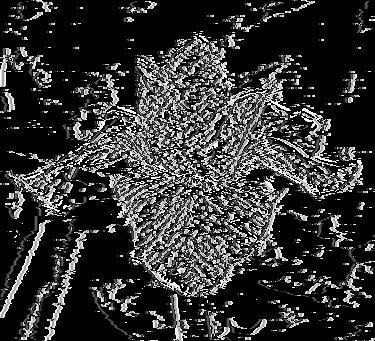
#> input picture a1/derivative_iris.jpg, 375 x 341 px
$ python -i assignment1.py   (imports and definitions only)
#> lines starting #> are read from the running program, lines starting #| are printed output that depends on the picture
import cv2 as cv
import numpy as np
from scipy.ndimage import filters
from matplotlib import pyplot as plt
from scipy import signal
#Question 1
# [44 lines left out: functions imfilter, correlate, gaussian_filter, not called in this run]

#Question 7
def d_gaussian_filter(file):
#> called with file = 'derivative_iris.jpg'
    img = cv.imread(file)
#> img is the input picture: shape (341, 375, 3); min 0, max 255, mean 52
    if img.shape[2] == 3:
        img = cv.cvtColor(img, cv.COLOR_BGR2GRAY)
#> img: shape (341, 375)
    new = filters.gaussian_filter(img,3,1)
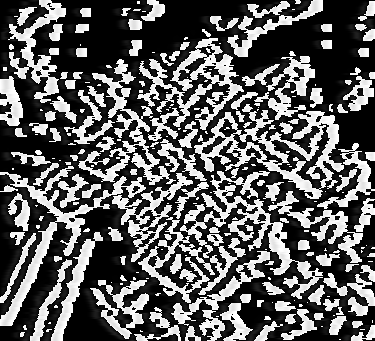
#> new: shape (341, 375); min 0, max 255, mean 95.4
    cv.imwrite('derivative_'+file,new)

# [36 lines left out: functions laplacian, laplacian_scipy, find_waldo, canny, not called in this run]

>>> result = d_gaussian_filter('derivative_iris.jpg')

$ run again, on a1/derivative_portrait.jpg
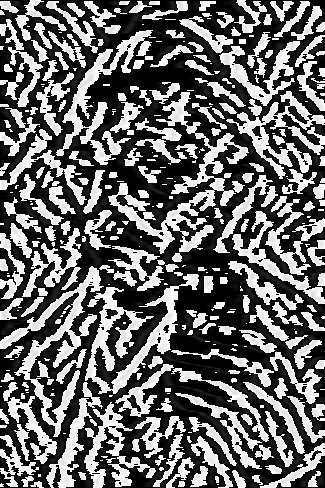
#> input picture a1/derivative_portrait.jpg, 325 x 488 px
#> in d_gaussian_filter, img is the input picture: shape (488, 325, 3); min 0, max 255, mean 104.9
#> img: shape (488, 325)
#> in d_gaussian_filter, `new = filters.gaussian_filter(img,3,1)`:
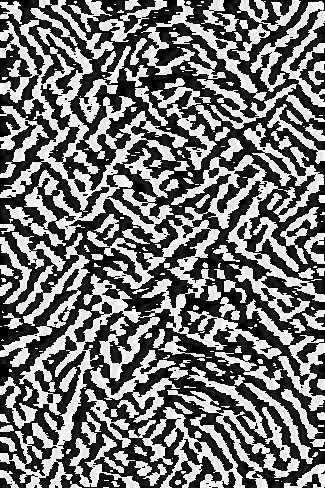
#> new: shape (488, 325); min 0, max 255, mean 116.2
